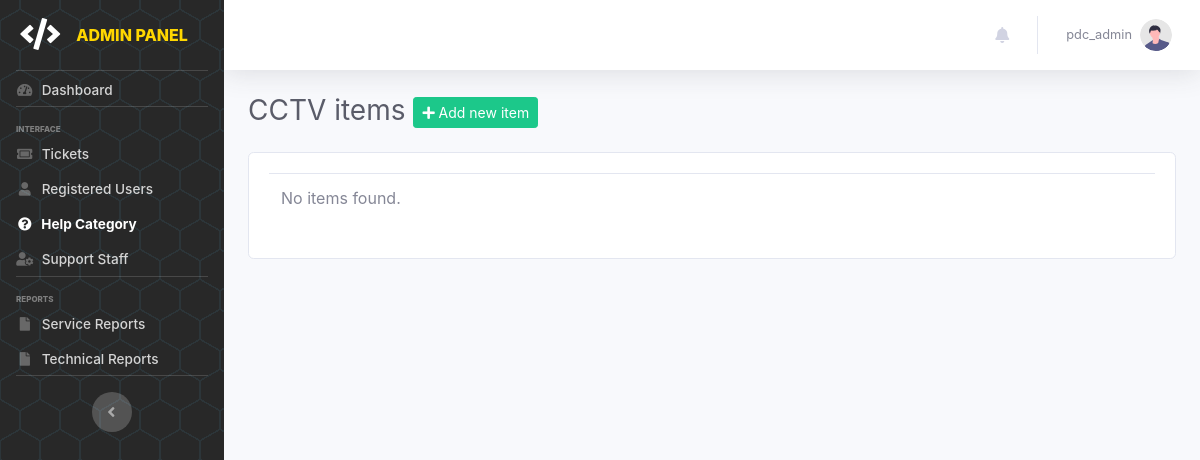
/pages/admin/item-list?item=4 (signed in), run on an earlier commit of the app's database.
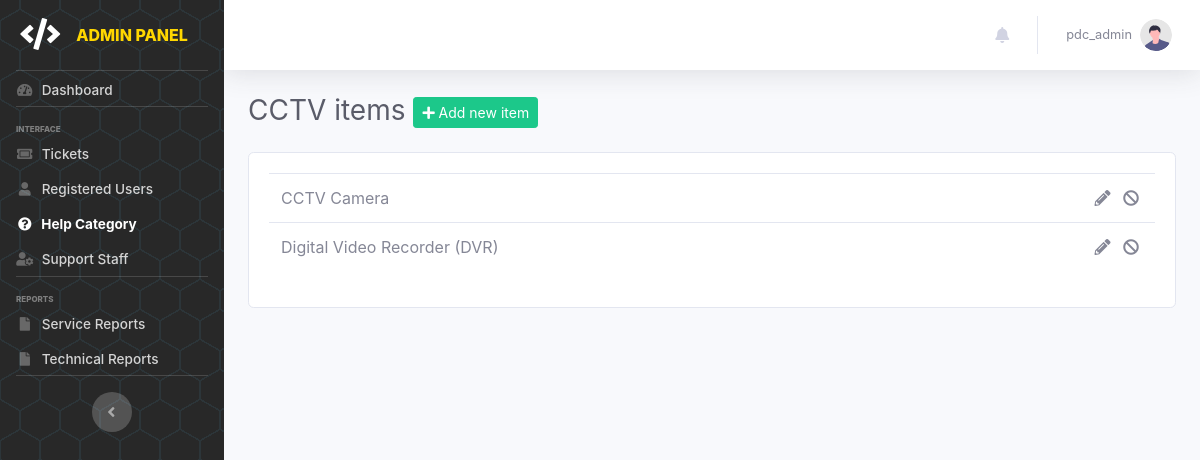
And on a later commit of the database.
### tables this page shows
CREATE TABLE `tbl_itemcategory` (
  `id` int(100) NOT NULL,
  `name` varchar(100) NOT NULL,
  `img_name` varchar(1000) NOT NULL,
  `img_path` varchar(1000) NOT NULL,
  `status` enum('1','0') NOT NULL DEFAULT '1',
  `designation` enum('1','2') NOT NULL
);

CREATE TABLE `tbl_itemlist` (
  `id` int(100) NOT NULL,
  `name` varchar(100) NOT NULL,
  `status` enum('0','1') NOT NULL DEFAULT '1',
  `category` varchar(100) NOT NULL
);

### pages/admin/admin.item-list.php (the view, shortened to what this page needs)
<?php include('admin.header.php');
$item_id = $_GET['item'];
$item_qry = mysqli_query($conn, "SELECT c.id AS c_id, c.name AS c_name, c.designation, l.id AS l_id, l.name AS l_name, l.status, l.category FROM tbl_itemlist l LEFT JOIN tbl_itemcategory c ON l.category = c.id WHERE c.id = $item_id");
$item_qry2 = mysqli_query($conn, "SELECT * FROM tbl_itemcategory WHERE id = $item_id");
$item_res = mysqli_fetch_assoc($item_qry2);
?>
    <div class="container-fluid">
        <div class="d-sm-flex align-items-center justify-content-between mb-4">
            <h1 class="h3 mb-0 text-gray-800"><?php echo $item_res['name']; ?>&nbsp;items&nbsp;<a href="add-itemlist?categ=<?php echo $item_id; ?>" data-toggle="modal" data-target="#additemModal" class="btn btn-sm btn-success"><i class="fas fa-plus"></i>&nbsp;Add new item</a></h1>
        </div>
        <div class="card mt-4">
            <div class="card-body">
                <div class="tab-pane fade show active" id="pills-it" role="tabpanel" aria-labelledby="pills-it-tab">
                    <div class="table-responsive">
                        <table class="table w-100" id="itcattbl">
                            <tbody>
                                <?php
                                    if (mysqli_num_rows($item_qry) > 0) {
                                        mysqli_data_seek($item_qry, 0);
                                        while($list=mysqli_fetch_array($item_qry)){
                                ?>
                                    <tr>
                                        <td><?php echo $list["l_name"]; ?></td>
                                        <td class="text-right">
                                            <a href="#" class="text-secondary p-1"><i class="fas fa-pencil-alt"></i></a>
                                            <?php if ($list["status"]== '1') { ?>
                                                <a href="status-item?id=<?php echo $list["l_id"]; ?>&categ=<?php echo $item_id; ?>&status=0" class="text-secondary p-1"><i class="fas fa-ban"></i></a>
                                            <?php } else { ?>
                                                <a href="status-item?id=<?php echo $list["l_id"]; ?>&categ=<?php echo $item_id; ?>&status=1" class="text-secondary p-1"><i class="fas fa-check"></i></a>
                                            <?php } ?>
                                        </td>
                                    </tr>
                                <?php
                                        }
                                    } else {
                                        echo "<tr><td colspan='2'>No items found.</td></tr>";
                                    }
                                ?>
                            </tbody>
                        </table>
                    </div>
                </div>
            </div>
        </div>
    </div>
<?php
    include('admin.footer.php');
?>

### pages/index.php (shortened to what this page needs)
<?php
$page = isset($_GET['page']) ? $_GET['page'] : 'home';
if (strpos($page, 'admin/') === 0) {
    $admin_page = str_replace('admin/', '', $page);
    if ($_SERVER['REQUEST_METHOD'] === 'POST') {
        switch ($admin_page) {
            case 'edit-profile':
                include 'admin/process.profile-edit.php';
                break;
            case 'update-adpassw':
                include 'admin/process.admin-passw.php';
                break;
            case 'add-user':
                include 'admin/process.register.php';
                break;
            case 'edit-user':
                include 'admin/process.edit.user.php';
                break;
            case 'update-userpassw':
                include 'admin/process.reset.php';
                break;
            case 'add-category':
                include 'admin/process.add-category.php';
                break;
            case 'edit-category':
                include 'admin/process.edit-categ.php';
                break;
            case 'add-itemlist':
                include 'admin/process.add-itemlist.php';
                break;
        }
    } else {
        switch ($admin_page) {
            case 'item-list':
                include 'admin/admin.item-list.php';
                break;
        }
    }
}
?>

### pages/admin/admin.header.php (shortened to what this page needs)
<!DOCTYPE html>
<html lang="en">
    <head>
        <link href="../../assets/vendor/bootstrap-icons/bootstrap-icons.css" rel="stylesheet">
        <link href="../../assets/vendor/fontawesome/css/all.min.css" rel="stylesheet">
        <link href="../../assets/vendor/swiper/swiper-bundle.min.css" rel="stylesheet">
        <link href="../../assets/vendor/datatables/jquery.dataTables.min.css" rel="stylesheet">
        <link rel="stylesheet" href="https://stackpath.bootstrapcdn.com/font-awesome/4.7.0/css/font-awesome.min.css">
        <link href="../../assets/css/main.style.css" rel="stylesheet">
    </head>
    <body id="page-top">
        <div id="wrapper">
            <ul class="navbar-nav sidebar sidebar-dark accordion" id="accordionSidebar">
                <a class="sidebar-brand d-flex align-items-center justify-content-center" href="dashboard">
                    <div class="sidebar-brand-icon">
                        <i class="fas fa-code"></i>
                    </div>
                    <div class="sidebar-brand-text mx-3" style="color: #FFD700;">ADMIN PANEL</div>
                </a>
                <hr class="sidebar-divider my-0">
                <li class="nav-item <?php echo ($page == 'admin/dashboard') ? 'active' : ''; ?>">
                    <a class="nav-link" href="dashboard">
                        <i class="fas fa-fw fa-tachometer-alt fa-sm"></i>
                        <span>Dashboard</span>
                    </a>
                </li>
                <hr class="sidebar-divider">
                <div class="sidebar-heading">
                    Interface
                </div>
                <li class="nav-item <?php echo in_array($page, ['admin/ticket']) ? 'active' : ''; ?>">
                    <a class="nav-link" href="ticket">
                        <i class="fas fa-fw fa-ticket-alt fa-sm"></i>
                        <span>Tickets</span>
                    </a>
                </li>
                <li class="nav-item <?php echo in_array($page, ['admin/add-user', 'admin/edit-user', 'admin/users']) ? 'active' : ''; ?>">
                    <a class="nav-link" href="users">
                        <i class="fas fa-fw fa-user fa-sm"></i>
                        <span>Registered Users</span>
                    </a>
                </li>
                <li class="nav-item <?php echo in_array($page, ['admin/add-category', 'admin/help-categories','admin/item-list', 'admin/add-itemlist']) ? 'active' : ''; ?>">
                    <a class="nav-link" href="help-categories">
                        <i class="fas fa-fw fa-question-circle fa-sm"></i>
                        <span>Help Category</span>
                    </a>
                </li>
                <li class="nav-item <?php echo in_array($page, ['admin/personnels', 'admin/it']) ? 'active' : ''; ?>">
                    <a class="nav-link" href="personnels">
                        <i class="fas fa-fw fa-user-cog fa-sm"></i>
                        <span>Support Staff</span>
                    </a>
                </li>
                <hr class="sidebar-divider d-none d-md-block">
                <div class="sidebar-heading">
                    Reports
                </div>
                <li class="nav-item">
                    <a class="nav-link" href="service-report">
                        <i class="fas fa-fw fa-file fa-sm"></i>
                        <span>Service Reports</span>
                    </a>
                </li>
                <li class="nav-item">
                    <a class="nav-link" href="technical-report">
                        <i class="fas fa-fw fa-file fa-sm"></i>
                        <span>Technical Reports</span>
                    </a>
                </li>
                <hr class="sidebar-divider d-none d-md-block">
                <div class="text-center d-none d-md-inline">
                    <button class="rounded-circle border-0" id="sidebarToggle"></button>
                </div>
            </ul>
            <div id="content-wrapper" class="d-flex flex-column">
                <div id="content">
                    <?php include_once('admin.topbar.php');?>

### pages/admin/admin.topbar.php (shortened to what this page needs)
<nav class="navbar navbar-expand navbar-light bg-white topbar mb-4 static-top shadow">
<ul class="navbar-nav ml-auto">
    <li class="nav-item dropdown no-arrow position">
        <a class="nav-link dropdown-toggle" href="#" id="userDropdown" role="button" data-toggle="dropdown" aria-haspopup="true" aria-expanded="false">
            <i class="fas fa-bell"></i>
        </a>
    </li>
    <li class="nav-item dropdown no-arrow">
        <a class="nav-link dropdown-toggle" href="#" id="userDropdown" role="button"
            data-toggle="dropdown" aria-haspopup="true" aria-expanded="false">
    <span class="mr-2 d-none d-lg-inline text-gray-600 small"><?php echo $_SESSION['username']; ?></span>
            <img class="img-profile rounded-circle"
                src="../../img/undraw_profile.svg">
        </a>
    </li>
</ul>
</nav>

### pages/admin/admin.footer.php (shortened to what this page needs)
            </div>
        </div>
    </div>
</body>
</html>

What changed in the data, as far as the page shows it:
added tbl_itemlist: name "CCTV Camera"
added tbl_itemlist: name "Digital Video Recorder (DVR)"
Also different on the page:
text no longer shown: "No items found."
